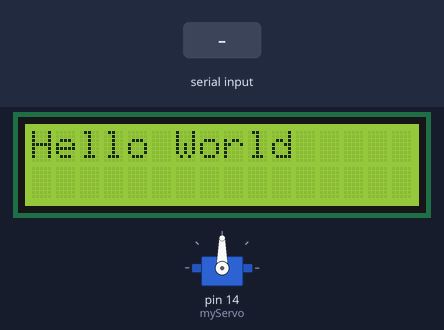
Bench run of a sketch on a simulated Arduino Uno, built with avr-gcc and run on an emulated ATmega328P. Parts: 16×2 character LCD, servo. The inputs (shaded band) are chosen by the test bench. The modem accepts every AT command (registered, SIM ready, sends succeed) and sends nothing else; what the sketch prints to the serial monitor is not drawn.

Above: at 0.1 s.
At 11.2 s:
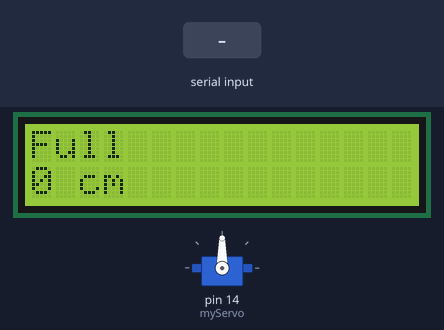
11.3 s: "1" received over the second serial link
At 18.5 s:
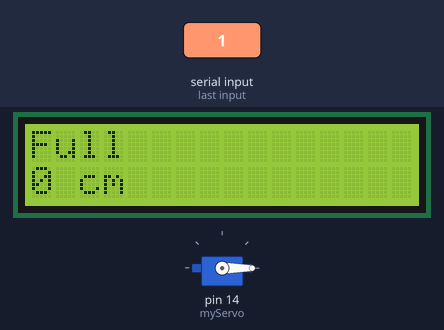
Timing chart, 0 to 19.7 s (numbered marks = the images above; inputs shaded):
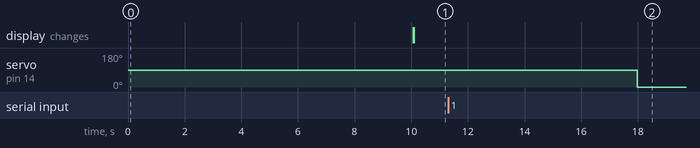

The sketch:

Prototype_V3.ino
```cpp
#include <LiquidCrystal.h>
#include <Ultrasonic.h>
#include <SoftwareSerial.h>
#include <Servo.h>

LiquidCrystal lcd(7, 8, 9, 10, 11, 12);
Ultrasonic us1(2,13);
/* 3, 4 */
/* 2, 13 */
Ultrasonic us2 (3, 4);
SoftwareSerial gsm(5, 6);
Servo myServo;

int full, threeQuater, half, quater, empty;

int distance = 0;
int d2 = 0;

bool flag = false;
bool isFull = false;

void PrintValues(const char* percentage, int distance)
{
  lcd.clear();
  lcd.print(percentage);
  delay(10);
  lcd.setCursor(0,1);
  lcd.print(distance);
  if (distance >= 10)
  {
    lcd.setCursor(3,1);
    lcd.print("cm");
  }else{
    lcd.setCursor(2,1);
    lcd.print("cm");
  }
  delay(10);
}

String ProcessResponse()
{
  String response = "";

  while(gsm.available())
  {
    char c = gsm.read();
    response += c;
  }

  return response;
}

void PassWeb()
{
  gsm.println("AT");
  delay(300);
  Serial.print(ProcessResponse());

  // Initilize GPRS Connection
  gsm.println("AT+SAPBR=3, 1, \"APN\", \"giffgaff.com\"");
  delay(300);
  Serial.print(ProcessResponse());

  gsm.println("AT+SAPBR=1,1");
  delay(1500);
  Serial.print(ProcessResponse());


  // Initilize and set up HTTP
  gsm.println("AT+HTTPINIT");
  delay(300);
  Serial.println(ProcessResponse());

  gsm.println("AT+HTTPPARA=\"CID\", 1");
  delay(300);
  Serial.println(ProcessResponse());

  gsm.println("AT+HTTPPARA=\"URL\",\"http://wastedis.co.uk/API/insert.php?id=3&full=true\"");
  delay(300);
  Serial.println(ProcessResponse());

  // Perform HTTP GET Request
  gsm.println("AT+HTTPACTION=0");
  delay(1500);
  Serial.println(ProcessResponse());

  // Terminate HTTP request and close GRPS connection
  gsm.println("AT+HTTPTERM");
  delay(300);
  Serial.println(ProcessResponse());

  gsm.println("AT+SAPBR=0,1");
  delay(300);
  Serial.println(ProcessResponse());

  flag = true;
}

void SendSMS()
{
  gsm.println("AT");
  delay(300);
  Serial.print(ProcessResponse());

  gsm.println("AT+CMGF=1");
  delay(300);
  Serial.print(ProcessResponse());

  gsm.println("AT+CMGS=\"07801986058\"");
  delay(300);

  gsm.println("Hello! The Waste System is full!");
  delay(500);

  gsm.println("Go to www.wastedis.co.uk to find out the location and more information");
  delay(500);

  gsm.print((char)26);
  delay(500);
  gsm.println();
}


void setup() {
  full = 5;
  threeQuater = 7;
  half = 10;
  quater = 15;
  empty = 20;

  Serial.begin(9600);
  gsm.begin(9600);

  lcd.begin(16, 2);
  lcd.clear();
  lcd.print("Hello World");

  us1.init();
  us2.init();

  myServo.attach(14);
  myServo.write(90);

  delay(10000);
}

void loop() {
  us1.pulse();
  distance = us1.calculatedistance();

  us2.pulse();
  d2 = us2.calculatedistance();

    if (distance <= empty && distance > quater)
    {
      PrintValues("25%", distance);
      isFull = false;
      myServo.write(0);
    }
    else if (distance <= quater && distance > half)
    {
      PrintValues("50%", distance);
      isFull = false;
      myServo.write(0);
    }
    else if (distance <= half && distance > threeQuater)
    {
      PrintValues("75%", distance);
      isFull = false;
      myServo.write(0);
    }
    else if (distance < full && !isFull)
    {
      PrintValues("Full", distance);
      PassWeb();
      SendSMS();
      isFull = true;
      myServo.write(0);
    }
    else if(distance > empty)
    {
      PrintValues("Empty", distance);
      isFull = false;
      myServo.write(0);
    }

    if (d2 < 10 && !isFull)
    {
      myServo.write(90);
    }

  delay(1000);
}
```
